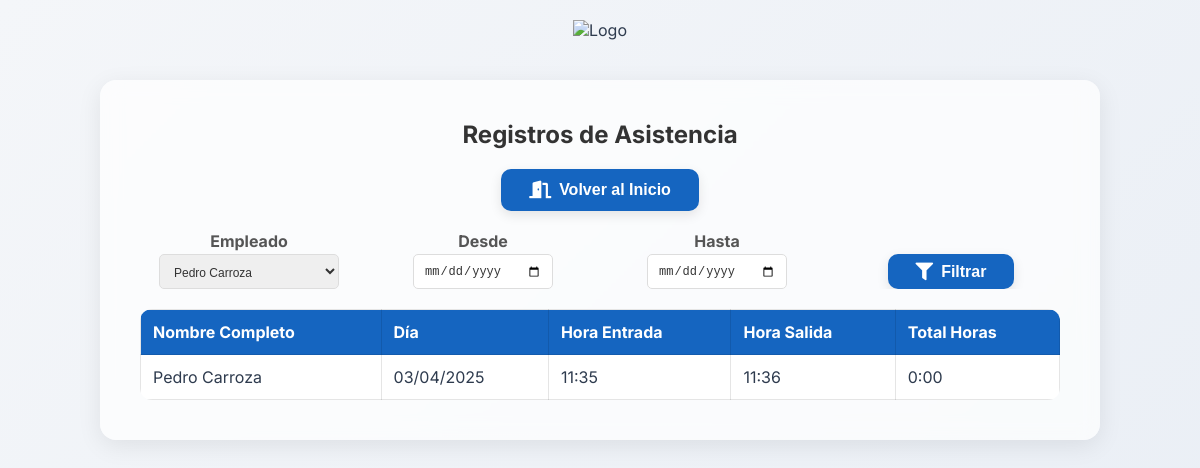
/consultar_horarios?empleado_id=3 (signed in), run on the app's committed database.
### models.py (models this page shows, shortened)
class Registro(db.Model):
    __tablename__ = "registro"
    id = db.Column(db.Integer, primary_key=True)
    empleado_id = db.Column(db.Integer, db.ForeignKey('empleado.id'), nullable=False)
    fecha_hora_entrada = db.Column(db.DateTime, nullable=False)
    fecha_hora_salida = db.Column(db.DateTime, nullable=True)
    tipo = db.Column(db.String, db.CheckConstraint("tipo IN ('Trabajo', 'Vacaciones', 'Ausencia', 'Baja')", name='check_tipo'), nullable=False)
    empleado = db.relationship('Empleado', backref='registros')

class Empleado(UserMixin, db.Model):  # Modificamos el modelo Empleado para que herede UserMixin
    __tablename__ = "empleado"
    id = db.Column(db.Integer, primary_key=True, autoincrement=True, nullable=False)
    nombre = db.Column(db.String(100), nullable=False)
    usuario = db.Column(db.String(10), unique=True, nullable=False)
    password = db.Column(db.String(200), nullable=False)  # Aseguramos que la contraseña sea suficientemente larga
    cargo = db.Column(db.String(30), nullable=False)
    alias = db.Column(db.String, nullable=False)
    nombre_completo = db.Column(db.String, nullable=False)
    dni = db.Column(db.String, nullable=True)
    seguridad_social = db.Column(db.String, nullable=True)
    sede = db.Column(db.String, db.CheckConstraint("sede IN ('Merida', 'Navalmoral')", name='check_sede'), nullable=True)
    telefono = db.Column(db.String(9), nullable=False)
    email = db.Column(db.String(100), nullable=False)
    fecha_alta = db.Column(db.DateTime, nullable=False)
    fecha_baja = db.Column(db.DateTime, nullable=True)
    sabados = db.Column(db.Boolean, nullable=False)
    activo = db.Column(db.Boolean, nullable=False)

### main.py (the view)
@app.route('/consultar_horarios')
@login_required
def consultar_horarios():
    empleado_id = request.args.get('empleado_id', type=int)
    fecha_desde = request.args.get('fecha_desde')
    fecha_hasta = request.args.get('fecha_hasta')
    query = Registro.query.options(joinedload(Registro.empleado))
    if empleado_id:
        query = query.filter(Registro.empleado_id == empleado_id)
    if fecha_desde:
        fecha_desde_dt = datetime.strptime(fecha_desde, '%Y-%m-%d')
        query = query.filter(Registro.fecha_hora_entrada >= fecha_desde_dt)
    if fecha_hasta:
        fecha_hasta_dt = datetime.strptime(fecha_hasta, '%Y-%m-%d')
        fecha_hasta_dt = fecha_hasta_dt.replace(hour=23, minute=59, second=59)
        query = query.filter(Registro.fecha_hora_entrada <= fecha_hasta_dt)
    registros_filtrados = query.order_by(Registro.fecha_hora_entrada.desc()).all()
    empleados_ids_con_registros = query.with_entities(distinct(Registro.empleado_id)).subquery()
    empleados = Empleado.query.filter(Empleado.id.in_(empleados_ids_con_registros)).all()
    return render_template('consultar_horarios.html',
        registros=registros_filtrados,
        empleados=empleados,
        filtro_empleado_id=empleado_id,
        filtro_fecha_desde=fecha_desde,
        filtro_fecha_hasta=fecha_hasta
    )

### main.py (called while the page is built)
@login_manager.user_loader
def load_user(user_id):
    return Empleado.query.get(int(user_id))

### templates/consultar_horarios.html (shortened to what this page needs)
<!DOCTYPE html>
<html lang="es">
<head>
  <link rel="stylesheet" href="https://cdnjs.cloudflare.com/ajax/libs/font-awesome/5.15.4/css/all.min.css"/>
  <link rel="stylesheet" href="{{ url_for('static', filename='css/style.css') }}">
</head>
<body>
  <header>
    <img src="{{ url_for('static', filename='logo.png') }}" alt="Logo" class="logo" />
  </header>
  <main>
    <h1>Registros de Asistencia</h1>
    <div class="buttons">
      <form action="{{ url_for('index') }}" method="get">
        <button class="btn btn-blue" type="submit">
          <i class="fas fa-door-open"></i> Volver al Inicio
        </button>
      </form>
    </div>
    <form method="get" class="form-container">
  <div class="form-row" style="display: flex; gap: 16px; flex-wrap: nowrap; align-items: flex-end; overflow-x: auto;">
    <div class="form-group">
      <label for="empleado_id">Empleado</label>
      <select name="empleado_id" id="empleado_id" class="input" style="width: 180px; height: 35px;">
        {% for empleado in empleados %}
          <option value="{{ empleado.id }}" {% if empleado.id == filtro_empleado_id %}selected{% endif %}>
            {{ empleado.nombre_completo }}
          </option>
        {% endfor %}
      </select>
    </div>
    <div class="form-group">
      <label for="fecha_desde">Desde</label>
      <input type="date" name="fecha_desde" id="fecha_desde" value="{{ filtro_fecha_desde }}" class="input" style="width: 140px; height: 35px;">
    </div>
    <div class="form-group">
      <label for="fecha_hasta">Hasta</label>
      <input type="date" name="fecha_hasta" id="fecha_hasta" value="{{ filtro_fecha_hasta }}" class="input" style="width: 140px; height: 35px;">
    </div>
    <div class="form-group" style="margin-top: 6px;">
      <button type="submit" class="btn btn-blue" style="height: 35px;">
        <i class="fas fa-filter"></i> Filtrar
      </button>
    </div>
  </div>
</form>
    <table>
      <thead>
        <tr>
          <th>Nombre Completo</th>
          <th>Día</th>
          <th>Hora Entrada</th>
          <th>Hora Salida</th>
          <th>Total Horas</th>
        </tr>
      </thead>
      <tbody>
        {% for registro in registros %}
        <tr>
          <td>{{ registro.empleado.nombre_completo }}</td>
          <td>{{ registro.fecha_hora_entrada.strftime('%d/%m/%Y') }}</td>
          <td>{{ registro.fecha_hora_entrada.strftime('%H:%M') }}</td>
          <td>
            {% if registro.fecha_hora_salida %}
              {{ registro.fecha_hora_salida.strftime('%H:%M') }}
            {% else %}
              -
            {% endif %}
          </td>
          <td>
            {% if registro.fecha_hora_salida %}
              {% set delta = registro.fecha_hora_salida - registro.fecha_hora_entrada %}
              {{ '%d:%02d' % (delta.total_seconds() // 3600, (delta.total_seconds() % 3600) // 60) }}
            {% else %}
              -
            {% endif %}
          </td>
        </tr>
        {% endfor %}
      </tbody>
    </table>
  </main>
</body>
</html>

### static/css/style.css (style rules this page uses)
* { margin: 0; padding: 0; box-sizing: border-box; }
body { font-family: 'Inter', sans-serif; background: linear-gradient(135deg, #f4f6f9, #e9eef5); color: #2e3b4e; display: flex; flex-direction: column; align-items: center; padding: 20px; min-height: 100vh; }
header { width: 100%; text-align: center; margin-bottom: 40px; animation: fadeInDown 0.6s ease-out; }
.logo { height: 80px; }
main { background: rgba(255, 255, 255, 0.7); backdrop-filter: blur(10px); border-radius: 16px; box-shadow: 0 6px 25px rgba(0, 0, 0, 0.08); width: 100%; max-width: 1000px; padding: 40px; text-align: center; animation: fadeInUp 0.8s ease-out; }
h1 { font-size: 2.3rem; margin-bottom: 30px; color: #1e2a36; animation: fadeIn 1s forwards 0.4s; }
.buttons { display: flex; justify-content: center; gap: 20px; flex-wrap: wrap; margin: 20px 0; }
.btn { padding: 12px 28px; border: none; border-radius: 10px; font-size: 1rem; font-weight: 600; cursor: pointer; transition: all 0.2s ease; display: inline-flex; align-items: center; justify-content: center; box-shadow: 0 4px 12px rgba(0, 0, 0, 0.1); text-decoration: none; color: #fff; }
.btn i, .btn .icon { margin-right: 8px; font-size: 1.1rem; }
.btn-blue { background-color: #1565c0; }
table { width: 100%; border-collapse: collapse; margin-top: 20px; background: rgba(255, 255, 255, 0.95); border-radius: 12px; overflow: hidden; animation: fadeIn 1s ease forwards 0.5s; }
th, td { padding: 12px; border: 1px solid rgba(0, 0, 0, 0.1); text-align: left; }
th { background-color: #1565c0; color: white; }
h1 { font-size: 24px; color: #333; text-align: center; margin-bottom: 20px; }
.form-row { display: flex; flex-wrap: wrap; gap: 20px; }
.form-group { flex: 1 1 45%; min-width: 200px; }
.form-group label { display: block; font-weight: bold; margin-bottom: 3px; color: #555; }
.form-group input, .form-group select { width: 100%; padding: 10px; border-radius: 5px; border: 1px solid #ddd; font-size: 12px; color: #333; }

### data on the page
Registro: empleado.nombre_completo "Pedro Carroza", fecha_hora_entrada "03/04/2025", fecha_hora_entrada "11:35", fecha_hora_salida "11:36", value "0:00"

### other printed values
form field empleado_id "Pedro Carroza"
